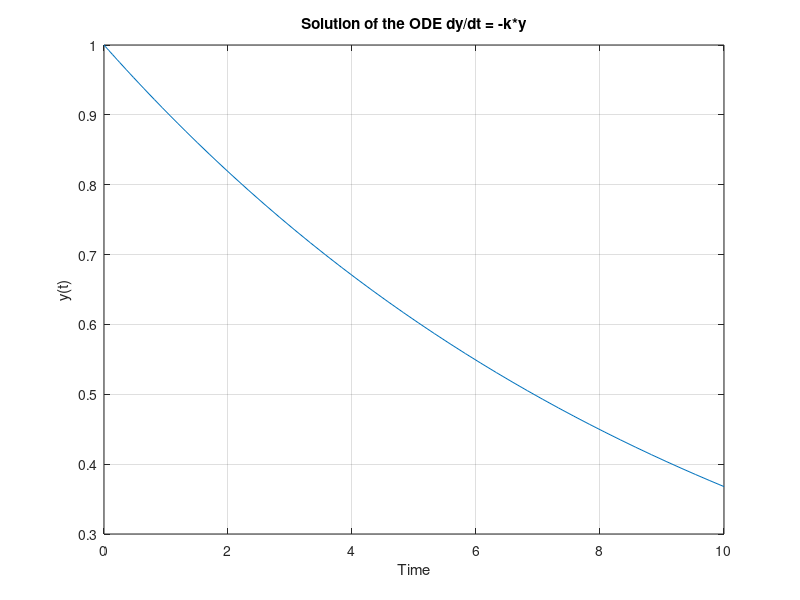

This figure's MATLAB source:
% 定义微分方程 dy/dt = -k * y% 其中 y 是未知函数，k 是常数
% 定义常数
k = 0.1;
% 定义初始条件
y0 = 1;
% 定义仿真时间范围
tspan = [0 10]; % 从0到10
% 调用 ode45 函数求解微分方程
[t, y] = ode45(@(t,y) -k*y, tspan, y0);

% 绘图
plot(t, y);
xlabel('Time');
ylabel('y(t)');
title('Solution of the ODE dy/dt = -k*y');
grid on;
